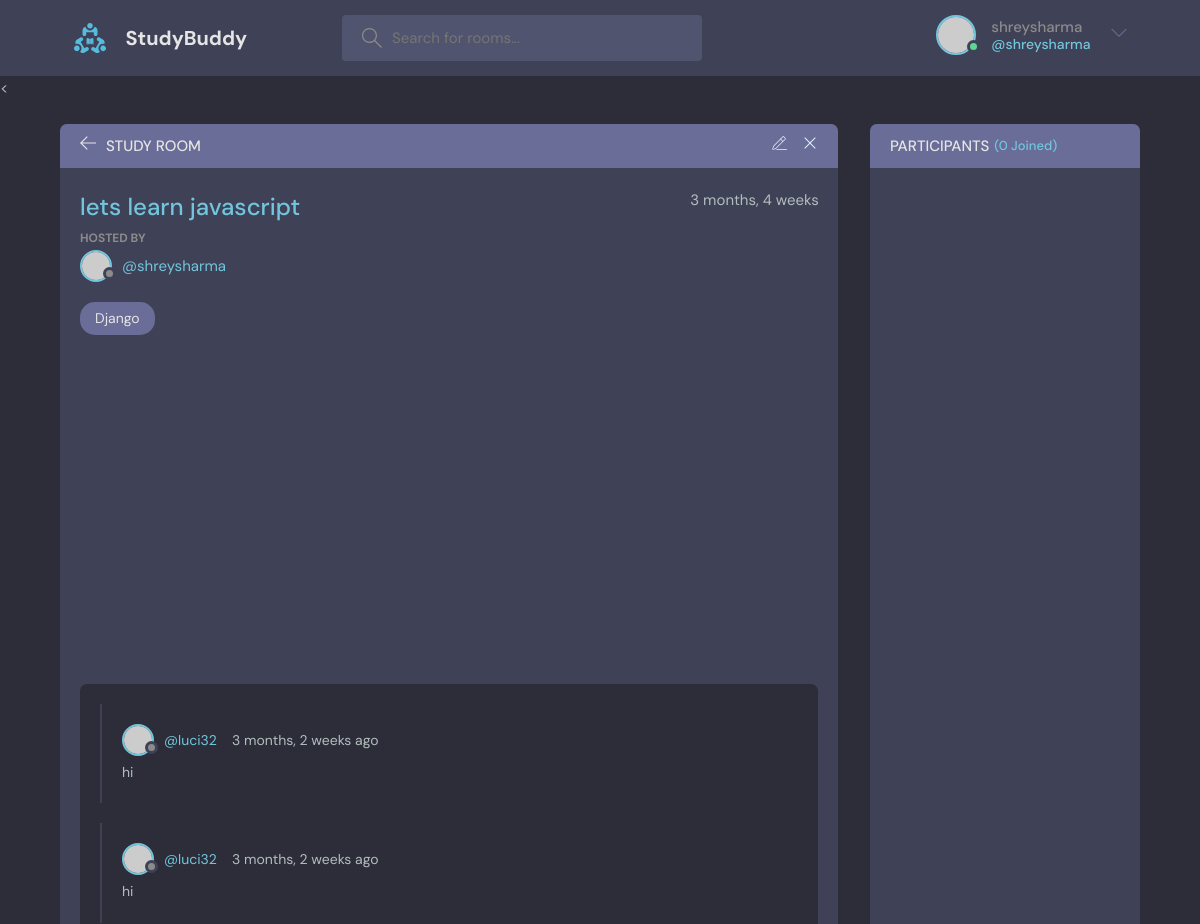
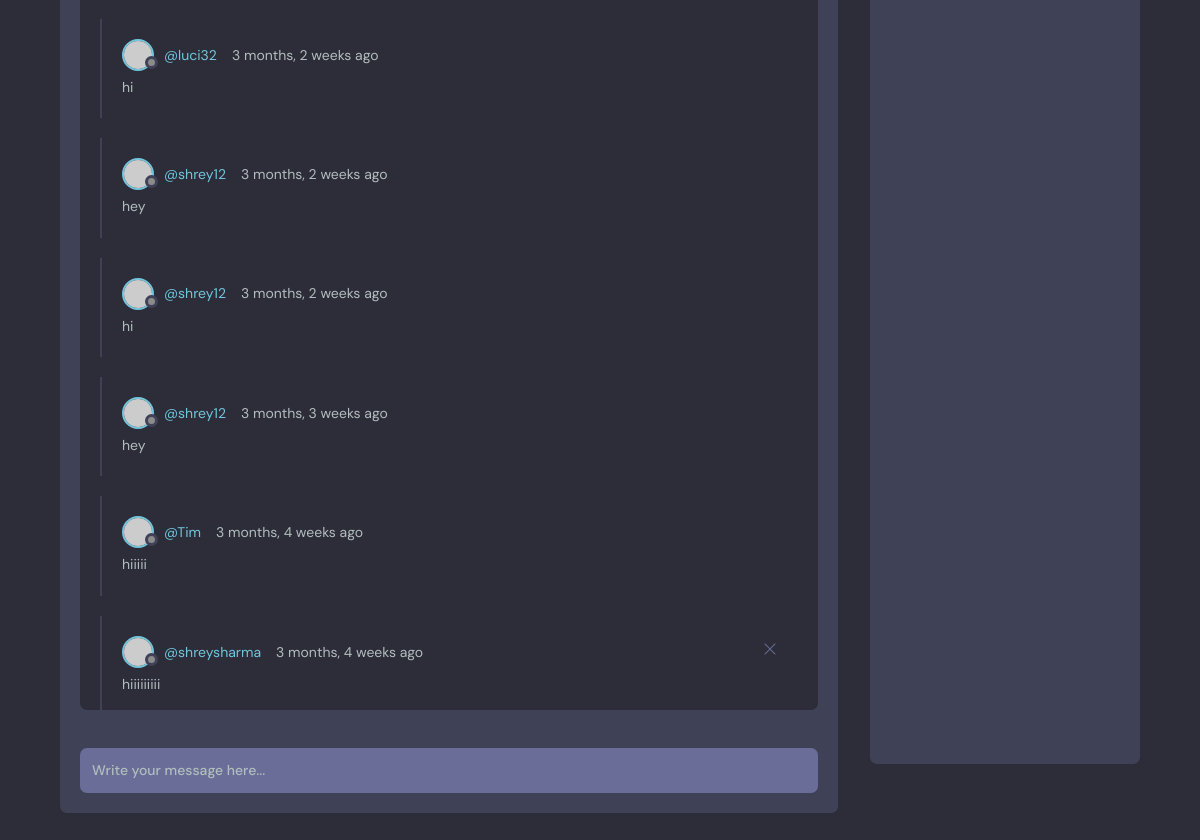
/room/2/ (signed in), run on the app's committed database (2 pictures, top to bottom).
### base/models.py (models this page shows, shortened)
class Room(models.Model):
    host = models.ForeignKey(User, on_delete=models.SET_NULL, null=True)
    topic = models.ForeignKey(Topic, on_delete=models.SET_NULL, null=True)
    name = models.CharField(max_length=200)
    description = models.TextField(null=True, blank=True)
    participants = models.ManyToManyField(User, related_name='participants', blank=True)
    updated = models.DateTimeField(auto_now=True)
    created = models.DateTimeField(auto_now_add=True) #auto_now_add only takes a timestamp
    class Meta:
        ordering = ['-updated', '-created']

class Topic(models.Model):
    name = models.CharField(max_length=200)
    def __str__(self):
        return self.name

class Message(models.Model):
    user = models.ForeignKey(User, on_delete=models.CASCADE)
    room = models.ForeignKey(Room, on_delete=models.CASCADE)
    body = models.TextField()
    updated = models.DateTimeField(auto_now=True)
    created = models.DateTimeField(auto_now_add=True)
    class Meta:
        ordering = ['-updated', '-created']

### base/views.py (the view, shortened to what this page needs)
# urls.py: path('room/<str:pk>/', views.room, name='room'),
def room(request, pk):
    room = Room.objects.get(id=pk)
    room_messages = room.message_set.all().order_by('-created')
    participants = room.participants.all()
    context = {'room': room, 'room_messages': room_messages, 'participants': participants}
    return render(request, 'base/room.html', context)

### base/templates/base/room.html (shortened to what this page needs)
{% extends 'main.html' %}
{% block content %}
    <main class="profile-page layout layout--2">
      <div class="container">
        <div class="room">
          <div class="room__top">
            <div class="room__topLeft">
              <a href="{% url 'home' %}">
                <svg version="1.1" xmlns="http://www.w3.org/2000/svg" width="32" height="32" viewBox="0 0 32 32">
                  <title>arrow-left</title>
                  <path
                    d="M13.723 2.286l-13.723 13.714 13.719 13.714 1.616-1.611-10.96-10.96h27.625v-2.286h-27.625l10.965-10.965-1.616-1.607z"
                  ></path>
                </svg>
              </a>
              <h3>Study Room</h3>
            </div>
            {% if room.host == request.user %}
            <div class="room__topRight">
              <a href="{% url  'update-room' room.id%}">
              </a>
              <a href="{% url  'delete-room' room.id%}">
                <svg version="1.1" xmlns="http://www.w3.org/2000/svg" width="32" height="32" viewBox="0 0 32 32">
                  <title>remove</title>
                  <path
                    d="M27.314 6.019l-1.333-1.333-9.98 9.981-9.981-9.981-1.333 1.333 9.981 9.981-9.981 9.98 1.333 1.333 9.981-9.98 9.98 9.98 1.333-1.333-9.98-9.98 9.98-9.981z"
                  ></path>
                </svg>
              </a>
            </div>
            {% endif %}
          </div>
          <div class="room__box scroll">
            <div class="room__header scroll">
              <div class="room__info">
                <h3>{{room.name}}</h3>
                <span>{{room.created|timesince}}</span>
              </div>
              <div class="room__hosted">
                <p>Hosted By</p>
                <a href="{% url 'user-profile' room.host.id %}" class="room__author">
                  <div class="avatar avatar--small">
                    <img src="https://randomuser.me/api/portraits/men/37.jpg" />
                  </div>
                  <span>@{{room.host.username}}</span>
                </a>
              </div>
              <span class="room__topics">{{room.topic}}</span>
            </div>
            <div class="room__conversation">
              <div class="threads scroll">
                {% for message in room_messages %}
                <div class="thread">
                  <div class="thread__top">
                    <div class="thread__author">
                      <a href="{% url 'user-profile' message.user.id %}" class="thread__authorInfo">
                        <div class="avatar avatar--small">
                          <img src="https://randomuser.me/api/portraits/men/37.jpg" />
                        </div>
                        <span>@{{message.user.username}}</span>
                      </a>
                      <span class="thread__date">{{message.created|timesince}} ago</span>
                    </div>
                    {% if request.user == message.user %}
                    <a href="{% url 'delete-message' message.id%}">
                    <div class="thread__delete">
                      <svg version="1.1" xmlns="http://www.w3.org/2000/svg" width="32" height="32" viewBox="0 0 32 32">
                        <title>remove</title>
                        <path
                          d="M27.314 6.019l-1.333-1.333-9.98 9.981-9.981-9.981-1.333 1.333 9.981 9.981-9.981 9.98 1.333 1.333 9.981-9.98 9.98 9.98 1.333-1.333-9.98-9.98 9.98-9.981z"
                        ></path>
                      </svg>
                    </div>
                      </a>
                    {% endif %}
                  </div>
                  <div class="thread__details">
                    {{ message.body }}
                  </div>
                </div>
                {% endfor %}
              </div>
            </div>
          </div>
          <div class="room__message">
            <form action="" method="post">
              <input name="body" placeholder="Write your message here..." /></form>
          </div>
        </div>
        <div class="participants">
          <h3 class="participants__top">Participants <span>({{participants.count}} Joined)</span></h3>
          <div class="participants__list scroll">
          </div>
        </div>
      </div>
    </main>
  {% endblock content %}

### templates1/navbar.html (shortened to what this page needs)
{% load static %}
<header class="header header--loggedIn">
      <div class="container">
        <a href="{% url 'home' %}" class="header__logo">
          <img src="{% static 'images/logo.svg' %}" />
          <h1>StudyBuddy</h1>
        </a>
        <form class="header__search" method="GET" action="{% url 'home' %}">
          <label>
            <input name="q" placeholder="Search for rooms..." />
          </label>
        </form>
        <nav class="header__menu">
          {% if request.user.is_authenticated %}
          <div class="header__user">
            <a href="{% url 'update-user' %}">
              <div class="avatar avatar--medium active">
                <img src="https://randomuser.me/api/portraits/men/37.jpg" />
              </div>
              <p>{{request.user.username}} <span>@{{request.user.username}}</span></p>
            </a>
            <button class="dropdown-button">
              <svg version="1.1" xmlns="http://www.w3.org/2000/svg" width="32" height="32" viewBox="0 0 32 32">
                <title>chevron-down</title>
                <path d="M16 21l-13-13h-3l16 16 16-16h-3l-13 13z"></path>
              </svg>
            </button>
          </div>
          {% else %}
          <a href="{% url 'login' %}">
            <img src="{% static 'images/avatar.svg'  %}" />
            <p>Login</p>
          </a>
          {% endif %}
        </nav>
      </div>
    </header>
<

### data on the page
Room: name "lets learn javascript", created "3 months, 4 weeks", host.username "shreysharma", topic "Django"
Message: user.username "luci32", created "3 months, 2 weeks", body "hi"
Message: user.username "luci32", created "3 months, 2 weeks", body "hi"
Message: user.username "luci32", created "3 months, 2 weeks", body "hi"
Message: user.username "shrey12", created "3 months, 2 weeks", body "hey"
Message: user.username "shrey12", created "3 months, 2 weeks", body "hi"
Message: user.username "shrey12", created "3 months, 3 weeks", body "hey"
Message: user.username "Tim", created "3 months, 4 weeks", body "hiiiii"
Message: user.username "shreysharma", created "3 months, 4 weeks", body "hiiiiiiiii"

### other printed values
{{ request.user.username }} "shreysharma"
{{ participants.count }} "0"
